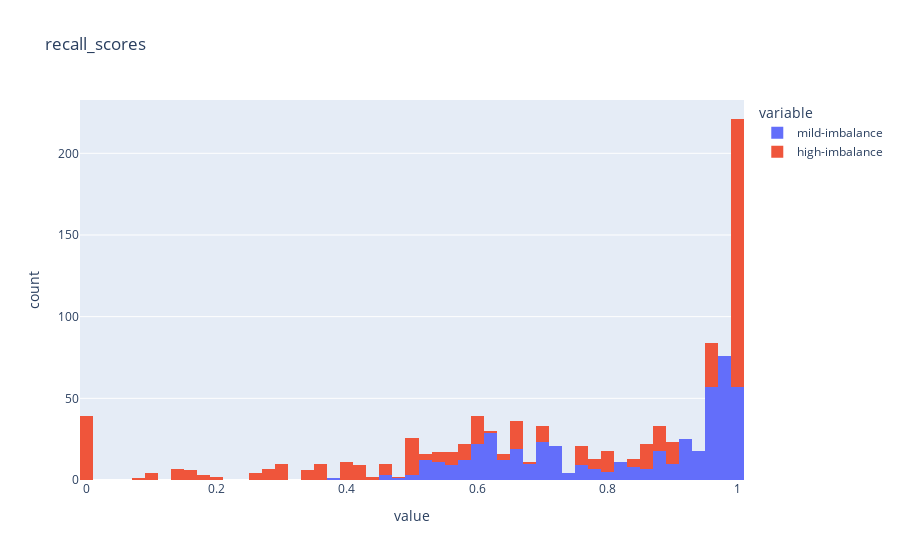

The cell this chart's notebook holds for it:
### Markdown cell above
##### Przegląd uśrednionych statystyk dla folderu metricsForEval = 'precission_scores'

### Code cell
import os
import pandas as pd
import plotly.express as px

metricsForEval = 'precission_scores'
metricsForEval = 'recall_scores'

viewDF = pd.DataFrame()

files_in_midbalance = os.listdir('mild-imbalance')

tepm_mid_imbalance = []
tepm_high_imbalance = []

for dataset in results:
    if dataset in files_in_midbalance:
        for method in results[dataset]:
            tepm_mid_imbalance = [*tepm_mid_imbalance, *results[dataset][method][metricsForEval]]
    else:
        for method in results[dataset]:
            tepm_high_imbalance = [*tepm_high_imbalance, *results[dataset][method][metricsForEval]]

viewDF['mild-imbalance'] = tepm_mid_imbalance
viewDF['high-imbalance'] = tepm_high_imbalance
fig = px.histogram(viewDF, nbins=100, title= metricsForEval)
fig.show()

### Figure 1 — Plotly figure (JSON) as saved in the notebook; plotly's stock layout.template omitted (floating-point values rounded to 4 significant figures; data arrays with more than 128 entries replaced by an {"elided": "..."} marker saying what was removed)
{"data": [{"alignmentgroup": "True", "bingroup": "x", "hovertemplate": "variable=mild-imbalance<br>value=%{x}<br>count=%{y}<extra></extra>", "legendgroup": "mild-imbalance", "marker": {"color": "#636efa", "pattern": {"shape": ""}}, "name": "mild-imbalance", "nbinsx": 100, "offsetgroup": "mild-imbalance", "orientation": "v", "showlegend": true, "type": "histogram", "x": {"elided": "500 float values"}, "xaxis": "x", "yaxis": "y"}, {"alignmentgroup": "True", "bingroup": "x", "hovertemplate": "variable=high-imbalance<br>value=%{x}<br>count=%{y}<extra></extra>", "legendgroup": "high-imbalance", "marker": {"color": "#EF553B", "pattern": {"shape": ""}}, "name": "high-imbalance", "nbinsx": 100, "offsetgroup": "high-imbalance", "orientation": "v", "showlegend": true, "type": "histogram", "x": {"elided": "500 float values"}, "xaxis": "x", "yaxis": "y"}], "layout": {"barmode": "relative", "legend": {"title": {"text": "variable"}, "tracegroupgap": 0}, "title": {"text": "recall_scores"}, "xaxis": {"anchor": "y", "domain": [0, 1], "title": {"text": "value"}}, "yaxis": {"anchor": "x", "domain": [0, 1], "title": {"text": "count"}}}}
